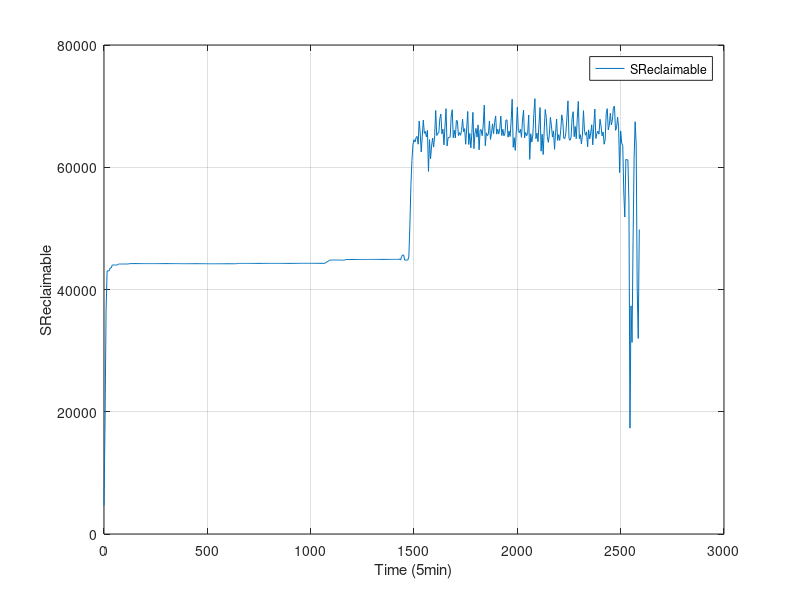

This figure's MATLAB source:
#! /usr/bin/octave -qf
fig = figure;
data = dlmread("finput.txt"," ");
size(data);
set(fig, "visible", "off");
time = data(:,1);
MemTotal = data(:,2);
MemFree = data(:,3);
Buffers = data(:,4);
Cached = data(:,5);
SwapCached = data(:,6);
Active = data(:,7);
Inactive = data(:,8);
SwapTotal = data(:,9);
SwapFree = data(:,10);
Dirty = data(:,11);
Writeback = data(:,12);
AnonPages = data(:,13);
Mapped = data(:,14);
Slab = data(:,15);
SReclaimable = data(:,16);
SUnreclaim = data(:,17);
PageTables = data(:,18);
NFS_Unstable = data(:,19);
Bounce = data(:,20);
WritebackTmp = data(:,21);
CommitLimit = data(:,22);
Committed_AS = data(:,23);
VmallocTotal = data(:,24);
VmallocUsed = data(:,25);
VmallocChunk = data(:,26);

plot(time,SReclaimable,";SReclaimable;"), grid

xlabel("Time (5min)");
ylabel("SReclaimable");
print("SReclaimable.png", "-dpng");
